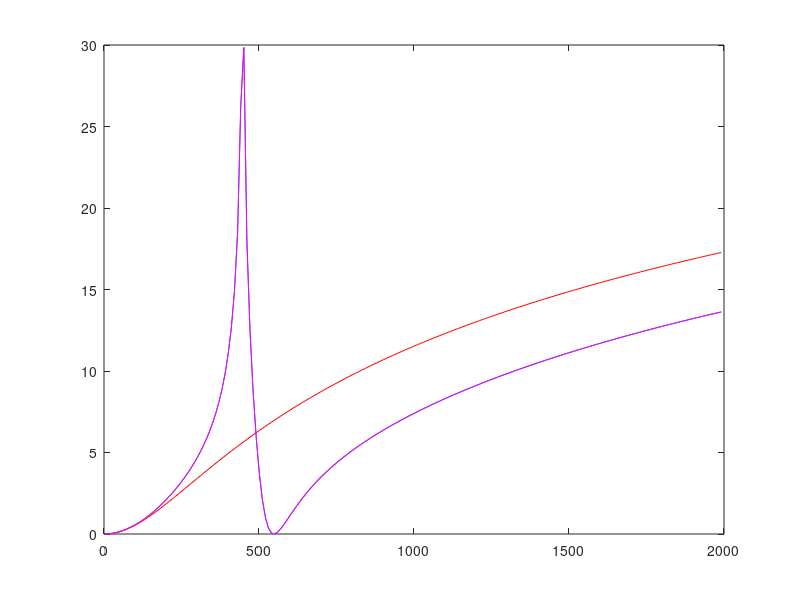
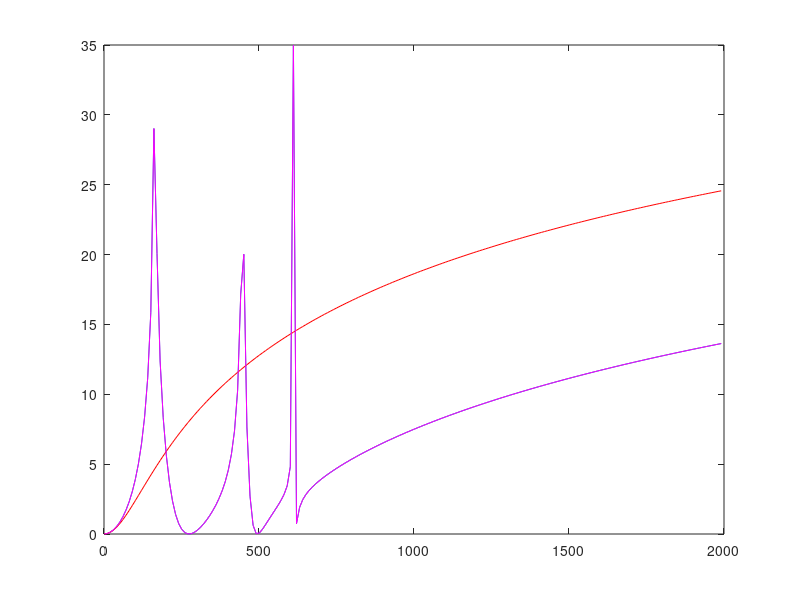
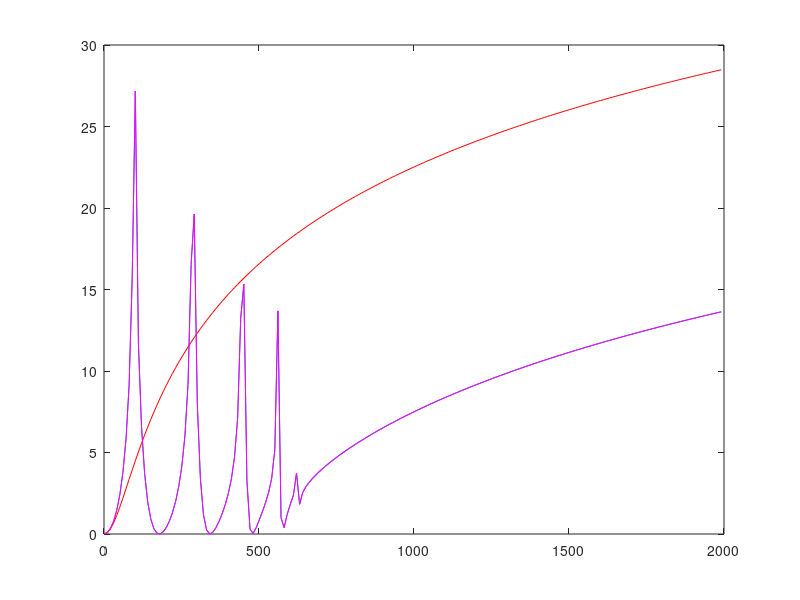
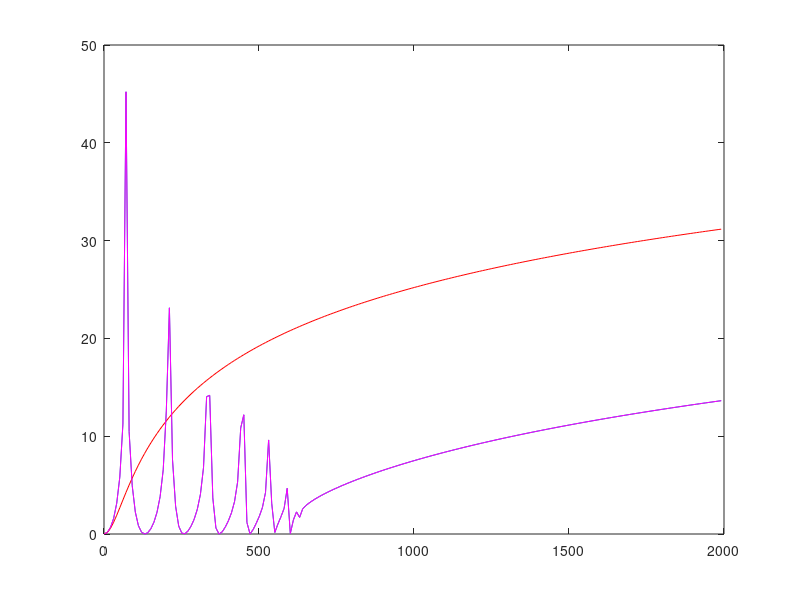

Here is the MATLAB script that generated these plots, in order:
function Springs4

  ii=4;
  for ii=2:4:20
    Springs4Plot(ii);
  end
%
% n = number of masses
%
function Springs4Plot(n)

  K0 = 10^16;
  %K = 10^5*(1+0.01*i);
  K = 10^5;
  %K_plus = 1.10*K;
  %K_minus = 0.90*K;
  %K_plus = 10*K;
  %K_minus = 0.1*K;
  %k = K_minus + (K_plus - K_minus).*rand(n+1,1);
  k = K*ones(n+1,1);
  
  G = 10;
  M0 = 1;
  %m0 = 1;
  m0 = 0;
  M = 1;
  %M_plus = 1.10*M;
  %M_minus = 0.90*M;
  %M_plus = 10*M;
  %M_minus = 0.1*M;
  %m1 = M_minus + (M_plus - M_minus).*rand(n,1);
  m1 = M*ones(n,1);

  u = 1.0e-4;
  f_inp = 1;

  omega = 1:10:2000;
  [TL] = calcTL(K0, M0, G, m0, m1, k, n, omega, u, f_inp);
  [TL_direct] = calcTLDirect(K0, M0, G, m0, m1, k, n, omega, u, f_inp);
  [TL_mass] = calcMassTL(M0, m0, m1, n, omega);

  figure
  plot(omega, TL); hold on;
  plot(omega, TL_mass, 'r-');
  plot(omega, TL_direct, 'm-');
  %figure
  %semilogy(omega, u_sol);
  %figure
  %plot(omega, m_u);
  %plot(omega, log(abs(m_u)));

function [R_tl] = calcTL(K0, M0, G, m0, m1, k, n, omega, u, f_inp)

  for jj=1:n
    omega0 = sqrt(2*G/m1(jj));
    m(jj) = m0 + m1(jj);
  end

  K = zeros(n+1,n+1);
  M = zeros(n+1,n+1);
  K(1,1) = k(1) + K0;
  K(1,2) = -k(1);
  K(1,n+1) = -K0;
  M(1,1) = M0;
  %M(1,1) = 0;
  for ii=1:n-1
    alpha = k(ii)+k(ii+1);
    beta =  m(ii);
    K(ii+1,ii) = -k(ii);
    K(ii+1,ii+1) = alpha;
    K(ii+1,ii+2) = -k(ii+1);
    M(ii+1,ii+1) = beta;
  end
  K(n+1,n) = -k(n);
  K(n+1,n+1) = k(n) + K0;
  K(n+1,1) = -K0;
  M(n+1,n+1) = m(n);
  %M(n+1,n+1) = 0;
  
  K
  M
  [usol, omegasq] = eig(K,M);
  sum(diag(M))
  
  f = zeros(n+1,1);
  f(1) = f_inp;
  for jj=1:length(omega)
    uvec = zeros(n+1,1);
    for ii=1:length(omegasq)
      y = usol(:,ii)'*f/(omegasq(ii,ii)-omega(jj)^2);
      uvec = uvec + usol(:,ii)*y;
    end
  
    u_1 = uvec(1,1);
    u_sol = uvec(n+1,1);
    v_sol = i*omega(jj)*u_sol;
    %z = u_1/u_sol;
    z = f_inp/v_sol;
  
    rho = 1.2;
    c = 344;
    R_tl(jj) = 20*log10(abs(1 + 0.5*z/(rho*c)));
  end
  
function [R_tl] = calcTLDirect(K0, M0, G, m0, m1, k, n, omega, u, f_inp)

  for jj=1:n
    omega0 = sqrt(2*G/m1(jj));
    m(jj) = m0 + m1(jj);
  end

  K = zeros(n+1,n+1);
  M = zeros(n+1,n+1);
  K(1,1) = k(1) + K0;
  K(1,2) = -k(1);
  K(1,n+1) = -K0;
  M(1,1) = M0;
  for ii=1:n-1
    alpha = k(ii)+k(ii+1);
    beta =  m(ii);
    K(ii+1,ii) = -k(ii);
    K(ii+1,ii+1) = alpha;
    K(ii+1,ii+2) = -k(ii+1);
    M(ii+1,ii+1) = beta;
  end
  K(n+1,n) = -k(n);
  K(n+1,n+1) = k(n) + K0;
  K(n+1,1) = -K0;
  M(n+1,n+1) = m(n);
  
  K
  M
  [usol, omegasq] = eig(K,M);
  sum(diag(M))
  
  f = zeros(n+1,1);
  f(1) = f_inp;
  for jj=1:length(omega)
    mat = K - omega(jj)^2*M;
    matinv = inv(mat);
    uvec = matinv*f;
  
    u_1 = uvec(1,1);
    u_sol = uvec(n+1,1);
    v_sol = i*omega(jj)*u_sol;
    %z = u_1/u_sol;
    z = f_inp/v_sol;
  
    rho = 1.2;
    c = 344;
    R_tl(jj) = 20*log10(abs(1 + 0.5*z/(rho*c)));
  end
  
function [R_mass] = calcMassTL(M0, m0, m1, n, omega)

  mass = M0;
  for ii=1:n
    mass = mass + m0 + m1(ii);
  end
  mass
  for jj=1:length(omega)
    z = i*omega(jj)*mass;

    rho = 1.2;
    c = 344;
    R_mass(jj) = 20*log10(abs(1 + 0.5*z/(rho*c)));
  end
